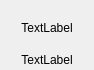
<?xml version="1.0" encoding="UTF-8"?>
<ui version="4.0">
 <class>HandleWidget</class>
 <widget class="QWidget" name="HandleWidget">
  <property name="geometry">
   <rect>
    <x>0</x>
    <y>0</y>
    <width>94</width>
    <height>70</height>
   </rect>
  </property>
  <property name="windowTitle">
   <string>Form</string>
  </property>
  <layout class="QVBoxLayout" name="verticalLayout" stretch="1,0">
   <property name="spacing">
    <number>0</number>
   </property>
   <property name="leftMargin">
    <number>3</number>
   </property>
   <property name="topMargin">
    <number>3</number>
   </property>
   <property name="rightMargin">
    <number>3</number>
   </property>
   <property name="bottomMargin">
    <number>3</number>
   </property>
   <item>
    <widget class="QLabel" name="icon">
     <property name="text">
      <string>TextLabel</string>
     </property>
     <property name="alignment">
      <set>Qt::AlignCenter</set>
     </property>
    </widget>
   </item>
   <item>
    <widget class="QLabel" name="name">
     <property name="text">
      <string>TextLabel</string>
     </property>
     <property name="alignment">
      <set>Qt::AlignCenter</set>
     </property>
    </widget>
   </item>
  </layout>
 </widget>
 <resources/>
 <connections/>
</ui>
